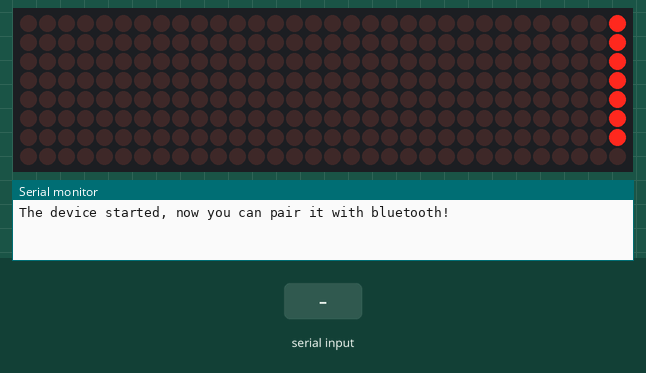
This sketch was run on a simulated ESP32. Shown: 32×8 LED matrix, the last lines printed to the serial monitor. The test bench sets the inputs (shaded band). Nothing arrives over Bluetooth unless stated.

Above: at 0.05 s.
At 1.26 s:
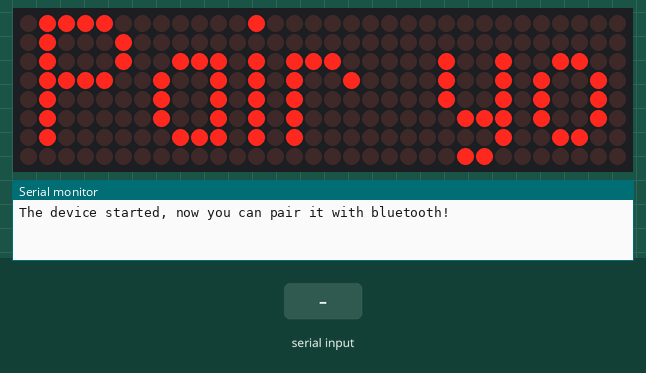
1.3 s: "1\n" received over the second serial link
At 7.53 s:
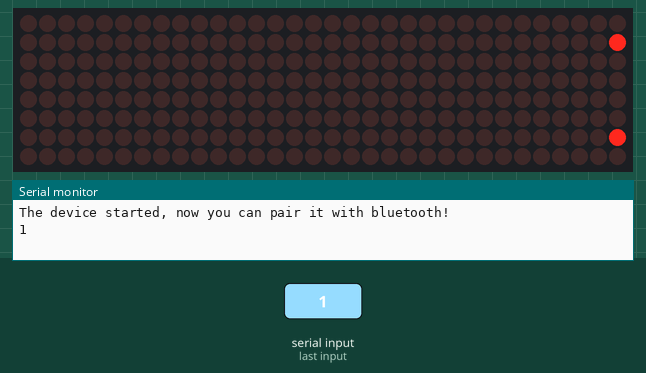

The sketch:

ESP32_BLE_Dotmatrix.ino
```cpp
#include <MD_Parola.h>
#include <MD_MAX72xx.h>
#include <SPI.h>
#define MAX_DEVICES 4 // Number of modules connected
#define CLK_PIN   14   // SPI SCK pin on UNO
#define DATA_PIN  12   // SPI MOSI pin on UNO
#define CS_PIN    15   // connected to pin 10 on UNO
#define HARDWARE_TYPE MD_MAX72XX::FC16_HW
MD_Parola P = MD_Parola(HARDWARE_TYPE, DATA_PIN, CLK_PIN, CS_PIN, MAX_DEVICES);
textEffect_t scrollEffect = PA_SCROLL_LEFT;
textPosition_t scrollAlign = PA_LEFT;  // how to aligh the text
int scrollSpeed = 25;
int scrollPause = 0;
#define BUF_SIZE 50
char currentMessage[BUF_SIZE] = {""};
bool animateCase = false;
//String Cases = "Wellcome";
String Cases = "Pair your device with ESP32Display";
void Printcase();


#include "BluetoothSerial.h"

#if !defined(CONFIG_BT_ENABLED) || !defined(CONFIG_BLUEDROID_ENABLED)
#error Bluetooth is not enabled! Please run `make menuconfig` to and enable it
#endif
String message;
String message1;
char incomingChar;
BluetoothSerial SerialBT;

void setup() {
  P.begin();

  Serial.begin(115200);

  SerialBT.begin("ESP32Display"); //Bluetooth device name
  Serial.println("The device started, now you can pair it with bluetooth!");


}

void loop ()  // This is a task.
  {

    if (SerialBT.available()){
    char incomingChar = SerialBT.read();
    if (incomingChar != '\n')
    {
     message += String(incomingChar);
     //message.length();
     //message.trim();    // (" ","\t","\v","\f","\r","\n") from String
     //message.replace("\n", "");
     Cases = message;

      Serial.println(message);
    }
    else{
      message = "";
    }
    //Serial.write(incomingChar);


    }

    Printcase();
    //Serial.print("message: "); Serial.println(message);
    //Serial.print("case: "); Serial.println(Cases);

      if (P.displayAnimate())
      {
        if (animateCase)
        {
          P.displayText(currentMessage, scrollAlign, scrollSpeed, scrollPause, scrollEffect, scrollEffect);
          animateCase = false;
        }
        P.displayReset();  // Reset and display it again
      }
    delay(20);
}
  void Printcase() {
    String wold = Cases;
    char newMessage[BUF_SIZE];
    wold.toCharArray(newMessage, BUF_SIZE);

    strcpy(currentMessage, newMessage);
    animateCase = true;
  }
```

Measured:
- after the input at 1.3 s, the display: first differs from a run without the input after 6.2 s (image 2)
